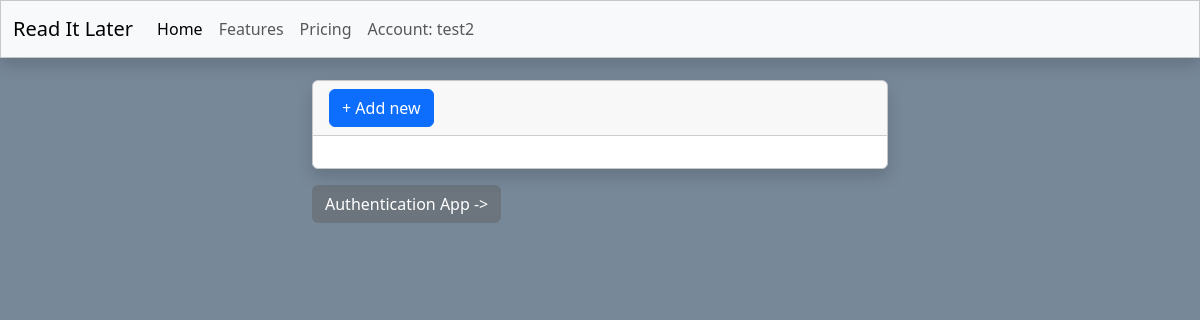
The app's page /home/ (signed in), older data.
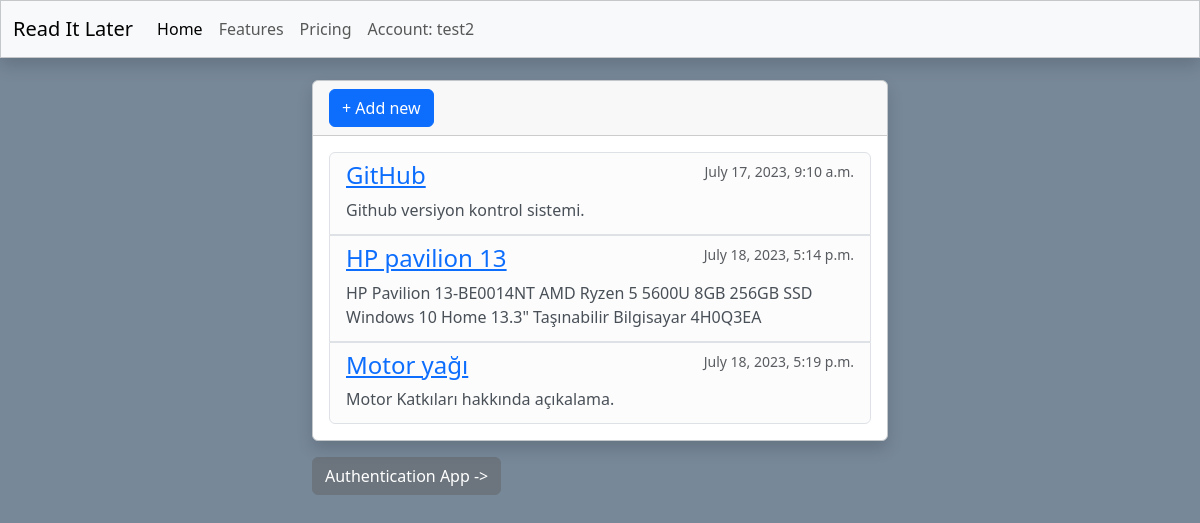
The same page, newer data.
### bookmarks/models.py (models this page shows, shortened)
class Bookmarks(models.Model):
    title = models.CharField(max_length=200, blank=False)
    url = models.URLField(max_length=200, blank=False)
    description = models.TextField()
    created_at = models.DateTimeField(auto_now_add=True)
    user = models.ForeignKey('auth.User', on_delete=models.CASCADE)

### bookmarks/views.py (the view)
# urls.py: path('', views.index, name='index'),
def index(request):
    try:
        bookmarks = Bookmarks.objects.filter(user=request.user)
    except:
        return redirect('auth_index')
    return render(request, 'bookmarks/index.html', {"bookmarks":bookmarks})

### bookmarks/templates/bookmarks/index.html (shortened to what this page needs)
{% extends 'bookmarks/base.html' %}
{% block content %}
    <div class="row">
        <div class="col">
        </div>
        <div class="col-6" style="min-width: 600px;">
            {% if user.is_authenticated %}
                <div class="card mb-3 bg-body border border-secondary-subtle shadow">
                    <div class="card-header">
                        <button class="btn btn-primary" onclick="btn_new_bookmark()">+ Add new</button>
                    </div>
                    <div class="card-body">
                        <div class="list-group">
                            {% for bookmark in bookmarks %}
                                <div class="list-group-item list-group-item-action list-group-item-light border" onmouseenter="show_buttons('{{bookmark.id}}')" onmouseleave="hide_buttons('{{bookmark.id}}')">
                                    <div class="d-flex w-100 justify-content-between">
                                        <h4><a href="{{bookmark.url}}" target="_blank">{{bookmark.title}}</a></h4>
                                        <small class="text-body-secondary">{{bookmark.created_at}}</small>
                                    </div>
                                    <p class="mb-1">{{bookmark.description}}</p>
                                </div>
                            {% endfor %}
                        </div>
                    </div>
                </div>
            {% endif %}
            <a class="btn btn-secondary" href="{% url 'authentication:index' %}">Authentication App -></a>
        </div>
        <div class="col">
        </div>
    </div>
{% endblock %}

Row changes from the older to the newer data that the page shows:
added Bookmarks: title "GitHub", created_at "July 17, 2023, 9:10 a.m.", description "Github versiyon kontrol sistemi."
added Bookmarks: title "HP pavilion 13", created_at "July 18, 2023, 5:14 p.m.", description "HP Pavilion 13-BE0014NT AMD Ryzen 5 5600U 8GB 256GB SSD Windows 10 Home 13.3\" Taşınabilir Bilgisayar 4H0Q3EA"
added Bookmarks: title "Motor yağı", created_at "July 18, 2023, 5:19 p.m.", description "Motor Katkıları hakkında açıkalama."
